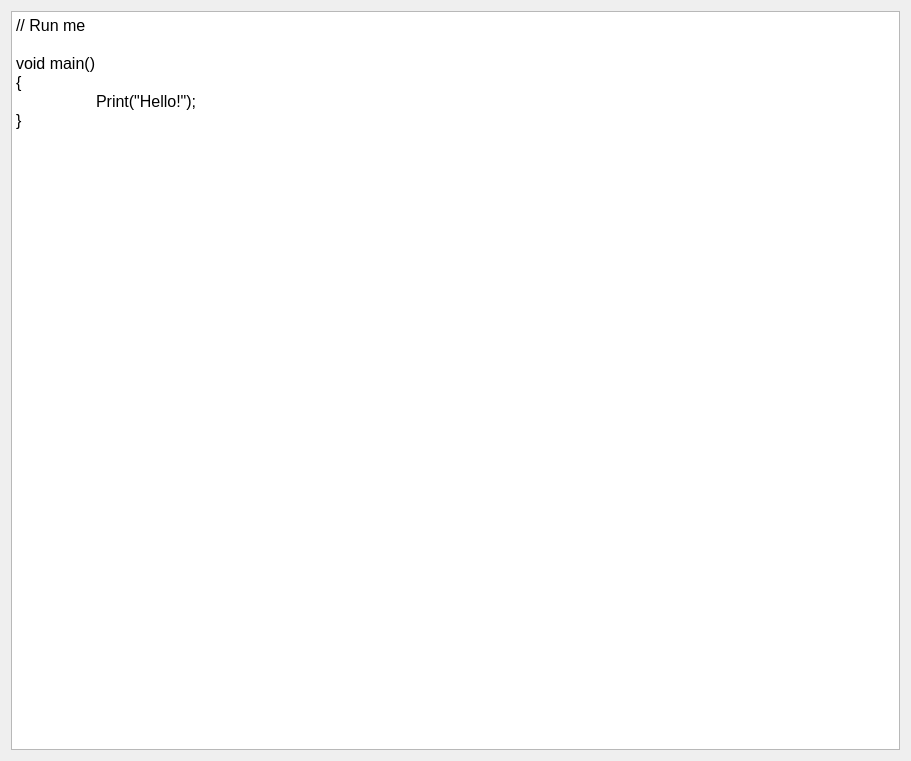
<?xml version="1.0" encoding="UTF-8"?>
<ui version="4.0">
 <class>EditorCodeEditor</class>
 <widget class="QWidget" name="EditorCodeEditor">
  <property name="geometry">
   <rect>
    <x>0</x>
    <y>0</y>
    <width>911</width>
    <height>761</height>
   </rect>
  </property>
  <property name="windowTitle">
   <string>EditorCodeEditor</string>
  </property>
  <layout class="QVBoxLayout" name="verticalLayout">
   <item>
    <widget class="QPlainTextEdit" name="plainTextEdit">
     <property name="font">
      <font>
       <pointsize>12</pointsize>
      </font>
     </property>
     <property name="plainText">
      <string>// Run me

void main()
{
	Print(&quot;Hello!&quot;);
}
</string>
     </property>
    </widget>
   </item>
  </layout>
 </widget>
 <layoutdefault spacing="6" margin="11"/>
 <resources/>
 <connections/>
</ui>
